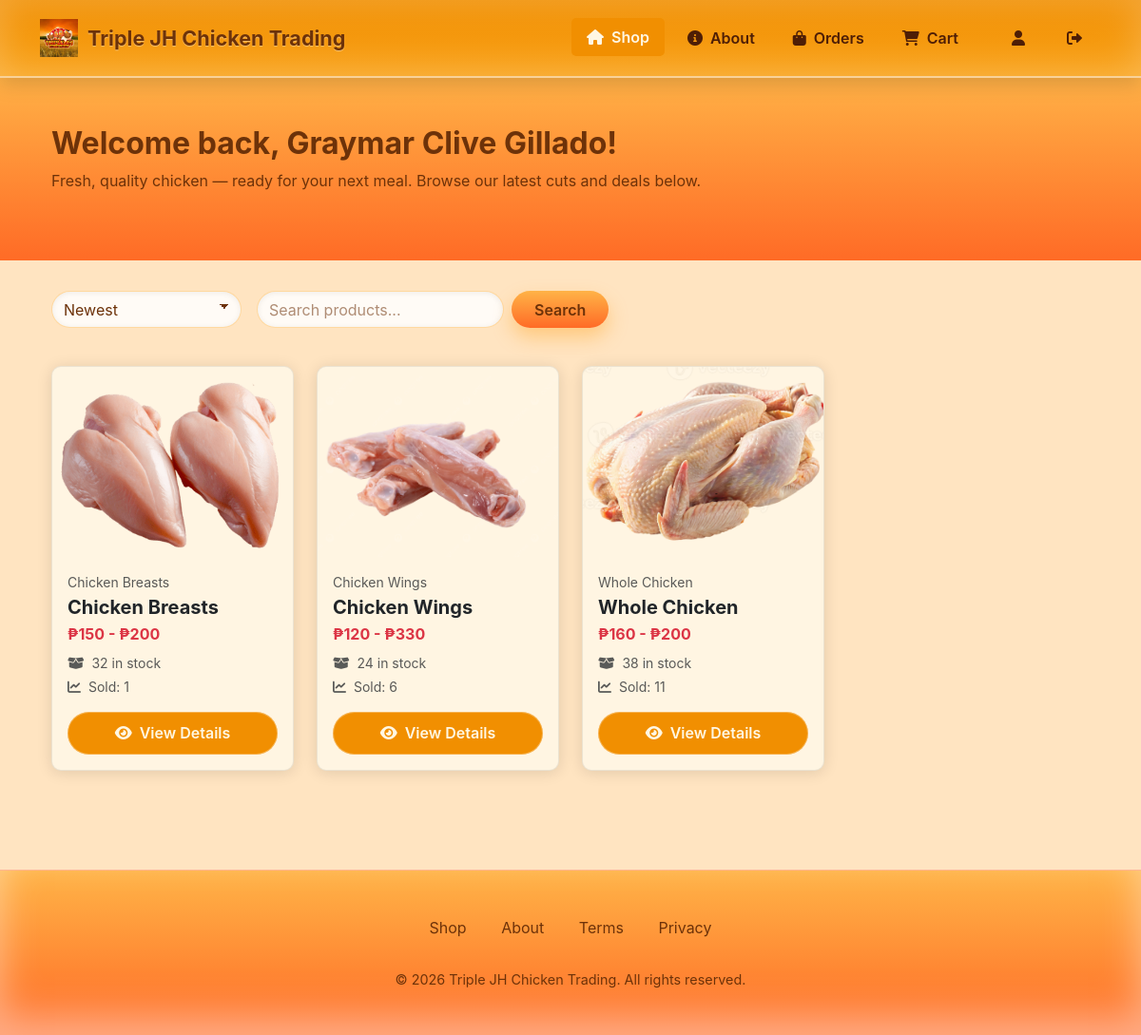
/dashboard.php (signed in), run on the app's committed database.
### tables this page shows
CREATE TABLE `parent_products` (
  `id` int(11) NOT NULL,
  `name` varchar(200) NOT NULL,
  `description` text DEFAULT NULL,
  `image` varchar(500) DEFAULT NULL,
  `created_at` timestamp NOT NULL DEFAULT current_timestamp(),
  `updated_at` timestamp NOT NULL DEFAULT current_timestamp() ON UPDATE current_timestamp()
);

### dashboard.php (the view, shortened to what this page needs)
<?php
require_once('config.php');
$items_per_page = 12;
$current_page = max(1, (int) ($_GET['page'] ?? 1));
$offset = ($current_page - 1) * $items_per_page;
$sortOptions = [
  'newest' => 'id DESC',
  'price_low' => 'price ASC',
  'price_high' => 'price DESC',
  'name' => 'name ASC'
];
$sort = $_GET['sort'] ?? 'newest';
$orderBy = $sortOptions[$sort] ?? 'id DESC';
$search = trim($_GET['search'] ?? '');
try {
  $baseQuery = "
    SELECT
      pp.id,
      pp.name,
      pp.description as parent_description,
      pp.id as parent_id,
      pp.name as parent_name,
      pp.image as parent_image,
      pp.description as parent_description,
      (SELECT MIN(p2.price) FROM products p2 WHERE p2.parent_id = pp.id) as min_price,
      (SELECT MAX(p2.price) FROM products p2 WHERE p2.parent_id = pp.id) as max_price,
      (SELECT COALESCE(SUM(p2.stock), 0) FROM products p2 WHERE p2.parent_id = pp.id) as total_stock,
      (
        SELECT COALESCE(SUM(pdi.quantity), 0)
        FROM pending_delivery_items pdi
        JOIN pending_delivery pd ON pdi.pending_delivery_id = pd.id
        JOIN products p ON pdi.product_id = p.id
        WHERE pd.status IN ('to be delivered', 'out for delivery', 'assigned', 'picked_up')
        AND p.parent_id = pp.id
      ) + (
        SELECT COALESCE(SUM(hdi.quantity), 0)
        FROM history_of_delivery_items hdi
        JOIN history_of_delivery hod ON hdi.history_id = hod.id
        JOIN products p ON hdi.product_id = p.id
        WHERE hod.id IN (
          SELECT MIN(id) FROM history_of_delivery
          GROUP BY to_be_delivered_id
        )
        AND p.parent_id = pp.id
      ) AS total_sold
    FROM parent_products pp";
  $whereClause = "";
  $params = [];
  $productsQuery = $baseQuery . $whereClause . " ORDER BY " . $orderBy . "
                  LIMIT " . $items_per_page . " OFFSET " . $offset;
  $stmt = $db->prepare($productsQuery);
  $stmt->execute($params);
  $products = $stmt->fetchAll(PDO::FETCH_ASSOC);
} catch (PDOException $e) {
  $products = [];
  $total_products = 0;
  $total_pages = 0;
  $dbError = $e->getMessage();
}
?>
<!DOCTYPE html>
<html lang="en">
<head>
  <link href="https://cdn.jsdelivr.net/npm/bootstrap@5.3.2/dist/css/bootstrap.min.css" rel="stylesheet">
  <link rel="stylesheet" href="https://cdnjs.cloudflare.com/ajax/libs/font-awesome/6.0.0/css/all.min.css">
  <link rel="stylesheet" href="css/footer_header.css">
  <link href="https://cdn.jsdelivr.net/npm/sweetalert2@11/dist/sweetalert2.min.css" rel="stylesheet">
</head>
<body>
  <nav class="navbar navbar-expand-lg navbar-dark fixed-top">
    <div class="container">
      <a class="navbar-brand d-flex align-items-center" href="dashboard.php">
        <img src="img/logo.jpg" alt="Triple JH Chicken Trading" style="height: 40px; width: auto; margin-right: 10px;">
        <span class="d-none d-md-inline">Triple JH Chicken Trading</span>
      </a>
      <div class="collapse navbar-collapse" id="navbarNav">
        <ul class="navbar-nav ms-auto align-items-center">
          <li class="nav-item">
            <a class="nav-link active" href="dashboard.php">
              <i class="fas fa-home"></i> Shop
            </a>
          </li>
          <li class="nav-item">
            <a class="nav-link" href="about.php">
              <i class="fas fa-info-circle"></i> About
            </a>
          </li>
          <li class="nav-item">
            <a class="nav-link" href="orders/orders.php">
              <i class="fas fa-shopping-bag"></i> Orders
            </a>
          </li>
          <li class="nav-item me-3">
            <a class="nav-link position-relative" href="carts/cart.php">
              <i class="fas fa-shopping-cart"></i> Cart
            </a>
          </li>
          <li class="nav-item">
            <a class="nav-link" href="useraccounts/settings.php">
              <i class="fas fa-user"></i>
            </a>
          </li>
          <li class="nav-item">
            <a class="nav-link" href="logout.php">
              <i class="fas fa-sign-out-alt"></i>
            </a>
          </li>
        </ul>
      </div>
    </div>
  </nav>
  <section class="hero-section">
    <div class="container px-4">
      <h1>Welcome back, <?= htmlspecialchars($_SESSION['user_name'] ?? 'Customer') ?>!</h1>
      <p>Fresh, quality chicken — ready for your next meal. Browse our latest cuts and deals below.</p>
    </div>
  </section>
  <main class="container px-4" id="products">
    <div class="controls-bar">
      <form class="d-flex w-100" method="GET" action="">
        <select name="sort" class="form-select me-2" onchange="this.form.submit()" style="width: auto; min-width: 180px;">
          <option value="newest" <?= $sort === 'newest' ? 'selected' : '' ?>>Newest</option>
        </select>
        <div class="d-flex flex-grow-1">
          <input type="text" class="form-control me-2" name="search" placeholder="Search products..."
            value="<?= htmlspecialchars($search) ?>">
          <button class="btn-amber-secondary">Search</button>
        </div>
      </form>
    </div>
    <div class="row g-4 mt-2" id="productContainer">
      <?php foreach ($products as $product):
        $imgUrl = null;
        if (empty($imgUrl) && !empty($product['parent_image'])) {
            $potentialPaths = [
                $product['parent_image'],
                'uploads/parent_products/' . $product['parent_image'],
                'uploads/parent_products/' . basename($product['parent_image']),
                'uploads/items/' . $product['parent_image'],
                'uploads/items/' . basename($product['parent_image'])
            ];
            foreach ($potentialPaths as $path) {
                if (file_exists($path)) {
                    $imgUrl = $path;
                    break;
                }
            }
        }
        $totalStock = (int) ($product['total_stock'] ?? 0);
        $totalSold = (int) ($product['total_sold'] ?? 0);
        ?>
        <div class="col-lg-3 col-md-4 col-sm-6 product-item mb-4">
          <div class="card h-100 product-card"
               data-product-id="<?= (int) $product['id'] ?>"
               data-parent-id="<?= (int) ($product['parent_id'] ?? 0) ?>">
            <div class="product-image-container">
              <img src="<?= htmlspecialchars($imgUrl) ?>" alt="<?= htmlspecialchars($product['name']) ?>"
                class="product-image w-100" onerror="this.onerror=null; this.src='img/products/placeholder.jpg';">
            </div>
            <div class="p-3 flex-grow-1 d-flex flex-column">
              <?php if (!empty($product['parent_id'])): ?>
                <div class="small text-muted mb-1"><?= htmlspecialchars($product['parent_name']) ?></div>
              <?php endif; ?>
              <h5 class="fw-bold mb-1"><?= htmlspecialchars($product['name']) ?></h5>
              <div class="text-danger fw-bold mb-2">
                <?php
                $minPrice = (float)($product['min_price'] ?? 0);
                $maxPrice = (float)($product['max_price'] ?? 0);
                if ($minPrice > 0 && $maxPrice > 0) {
                    if ($minPrice === $maxPrice) {
                        echo '₱' . number_format($minPrice, 2);
                    } else {
                        echo '₱' . number_format($minPrice, 0) . ' - ₱' . number_format($maxPrice, 0);
                    }
                } else {
                    echo 'Price not available';
                }
                ?>
              </div>
              <small class="text-muted d-block mb-1">
                <i class="fas fa-box-open me-1"></i>
                <?php if ($totalStock > 0): ?>
                  <?= $totalStock ?> in stock
                <?php else: ?>
                  <span class="text-danger">Out of stock</span>
                <?php endif; ?>
              </small>
              <small class="text-muted">
                <i class="fas fa-chart-line me-1"></i> Sold: <?= $totalSold ?>
              </small>
            </div>
            <div class="p-3 pt-0">
              <button type="button" class="btn-amber-secondary w-100"
                onclick="event.stopPropagation(); showProductModal(<?= (int) $product['id'] ?>, true)">
                <i class="fas fa-eye me-2"></i>View Details
              </button>
            </div>
          </div>
        </div>
      <?php endforeach; ?>
    </div>
  </main>
  <footer>
    <div class="container text-center">
      <div class="footer-links">
        <a href="dashboard.php">Shop</a>
        <a href="about.php">About</a>
        <a href="about.php">Terms</a>
        <a href="about.php">Privacy</a>
      </div>
      <p class="copyright">&copy; <?= date('Y') ?> Triple JH Chicken Trading. All rights reserved.</p>
    </div>
  </footer>
</body>
</html>

### css/footer_header.css (style rules this page uses)
:root { --sunset-gradient-start: #ffb347; --sunset-gradient-end: #ff6b26; --rich-amber: #f18f01; --buttered-sand: #ffe4c1; --deep-chestnut: #7a3a12; --spark-gold: #f9a219; --cream-panel: #fff5e2; --accent-light: #fff7e3; --accent-lighter: #ffe9cf; --accent-dark: #6d3209; --navbar-text: #4e1e06; --footer-shadow: rgba(255, 255, 255, 0.45); }
.navbar { background: linear-gradient(180deg, var(--rich-amber), var(--spark-gold)); padding: 0.75rem 0; box-shadow: inset 0 0 40px rgba(255, 255, 255, 0.25), 0 6px 20px rgba(0, 0, 0, 0.15); border-bottom: 2px solid rgba(255, 255, 255, 0.6); }
.navbar-brand { font-weight: 700; font-size: 1.35rem; color: var(--accent-dark) !important; padding: 0.5rem 0; margin-right: 1.5rem; text-shadow: 0 1px 1px rgba(255, 255, 255, 0.4); }
.navbar-nav { gap: 0.5rem; }
.nav-link { color: var(--navbar-text) !important; font-weight: 600; padding: 0.5rem 1rem !important; border-radius: 5px; transition: all 0.3s ease; }
.nav-link:hover, .nav-link.active { color: var(--accent-light) !important; background-color: var(--rich-amber); transform: translateY(-1px); transition: all 0.3s ease; }
.nav-link i { margin-right: 0.25rem; }
footer { background: linear-gradient(180deg, var(--sunset-gradient-start), var(--sunset-gradient-end)); color: var(--accent-light); padding: 3rem 0 2rem; border-top: 1px solid rgba(255, 255, 255, 0.5); box-shadow: inset 0 -20px 40px var(--footer-shadow); }
.footer-links { margin-bottom: 1.5rem; }
.footer-links a { text-decoration: none; margin: 0 1rem; transition: color 0.3s; }
.footer-links a { color: var(--accent-dark); transition: all 0.3s ease; position: relative; padding-bottom: 2px; }
.footer-links a::after { content: ''; position: absolute; width: 0; height: 2px; bottom: 0; left: 0; background-color: var(--deep-chestnut); transition: width 0.3s ease; }
.copyright { color: var(--accent-dark); font-size: 0.9rem; margin-top: 2rem; }

### data on the page
parent_products: image (picture), name "Chicken Breasts", minPrice "150", maxPrice "200", totalStock "32", totalSold "1"
parent_products: image (picture), name "Chicken Wings", minPrice "120", maxPrice "330", totalStock "24", totalSold "6"
parent_products: image (picture), name "Whole Chicken", minPrice "160", maxPrice "200", totalStock "38", totalSold "11"

### other printed values
$_SESSION['user_name'] "Graymar Clive Gillado"
